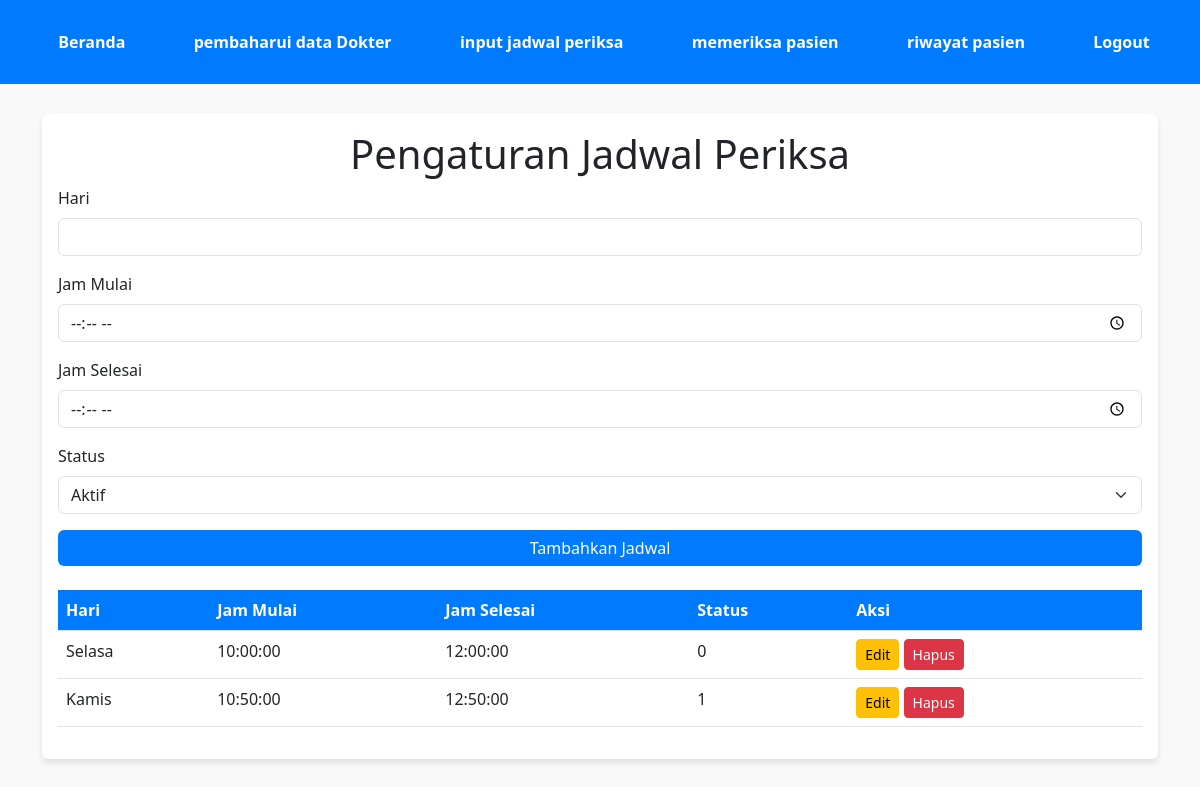
The page /BK/admin_sistem/jadwalPeriksa.php (signed in) on the database its author committed.
### tables this page shows
CREATE TABLE `jadwal_periksa` (
  `id` int(10) UNSIGNED NOT NULL,
  `id_dokter` int(10) UNSIGNED NOT NULL,
  `hari` enum('Senin','Selasa','Rabu','Kamis','Jumat','Sabtu') NOT NULL,
  `jam_mulai` time NOT NULL,
  `jam_selesai` time NOT NULL,
  `statues` tinyint(1) NOT NULL
);

### BK/admin_sistem/jadwalPeriksa.php (the view, shortened to what this page needs)
<?php
require_once 'db.php';
$nama = $_SESSION['nama'];
$stmt = $pdo->prepare("SELECT id FROM dokter WHERE nama = ?");
$stmt->execute([$nama]);
$dokter = $stmt->fetch(PDO::FETCH_ASSOC);
$id_dokter = $dokter['id'];
function getSchedules($pdo, $id_dokter) {
    try {
        $stmt = $pdo->prepare("SELECT * FROM jadwal_periksa WHERE id_dokter = ? ORDER BY hari, jam_mulai");
        $stmt->execute([$id_dokter]);
        return $stmt->fetchAll(PDO::FETCH_ASSOC);
    } catch (PDOException $e) {
        return [];
    }
}
$schedules = getSchedules($pdo, $id_dokter);
$editSchedule = null;
?>
<!DOCTYPE html>
<html lang="id">
<head>
    <link href="https://cdn.jsdelivr.net/npm/bootstrap@5.3.0-alpha1/dist/css/bootstrap.min.css" rel="stylesheet">
</head>
<body>
<nav class="navbar navbar-expand-lg navbar-dark">
    <a href="dashbordDokter.php"><i class="fa fa-home" aria-hidden="true"></i>Beranda</a>
    <a href="updateDokter.php"><i class="fas fa-user-md"></i> pembaharui data Dokter</a>
    <a href="jadwalPeriksa.php"><i class="fas fa-user-injured"></i> input jadwal periksa</a>
    <a href="catatan_kesehatan.php"><i class="fas fa-hospital"></i> memeriksa pasien</a>
    <a href="riwayatPeriksa.php"><i class="fas fa-pills"></i> riwayat pasien</a>
    <a href="logout.php"><i class="fas fa-sign-out-alt"></i> Logout</a>
</nav>
<div class="container">
    <div class="card">
        <div class="card-body">
            <h1 class="text-center">Pengaturan Jadwal Periksa</h1>
            <form method="POST" action="">
                <div class="mb-3">
                    <label for="hari" class="form-label">Hari</label>
                    <input type="text" id="hari" name="hari" class="form-control" value="<?= $editSchedule['hari'] ?? ''; ?>" required>
                </div>
                <div class="mb-3">
                    <label for="jam_mulai" class="form-label">Jam Mulai</label>
                    <input type="time" id="jam_mulai" name="jam_mulai" class="form-control" value="<?= $editSchedule['jam_mulai'] ?? ''; ?>" required>
                </div>
                <div class="mb-3">
                    <label for="jam_selesai" class="form-label">Jam Selesai</label>
                    <input type="time" id="jam_selesai" name="jam_selesai" class="form-control" value="<?= $editSchedule['jam_selesai'] ?? ''; ?>" required>
                </div>
                <div class="mb-3">
                    <label for="statues" class="form-label">Status</label>
                    <select id="statues" name="statues" class="form-select" required>
                        <option value="1" <?= isset($editSchedule) && $editSchedule['statues'] == 'Aktif' ? 'selected' : ''; ?>>Aktif</option>
                    </select>
                </div>
                <button type="submit" class="btn btn-primary w-100"><?= $editSchedule ? 'Update Jadwal' : 'Tambahkan Jadwal'; ?></button>
            </form>
            <table class="table table-hover mt-4">
                <thead>
                    <tr>
                        <th>Hari</th>
                        <th>Jam Mulai</th>
                        <th>Jam Selesai</th>
                        <th>Status</th>
                        <th>Aksi</th>
                    </tr>
                </thead>
                <tbody>
                    <?php foreach ($schedules as $schedule): ?>
                        <tr>
                            <td><?= htmlspecialchars($schedule['hari']); ?></td>
                            <td><?= htmlspecialchars($schedule['jam_mulai']); ?></td>
                            <td><?= htmlspecialchars($schedule['jam_selesai']); ?></td>
                            <td><?= htmlspecialchars($schedule['statues']); ?></td>
                            <td>
                                <a href="?edit=<?= $schedule['id']; ?>" class="btn btn-sm btn-warning">Edit</a>
                                <form method="POST" action="" style="display:inline;">
                                    <button type="submit" class="btn btn-sm btn-danger">Hapus</button>
                                </form>
                            </td>
                        </tr>
                    <?php endforeach; ?>
                </tbody>
            </table>
        </div>
    </div>
</div>
</body>
</html>

### BK/admin_sistem/jadwalPeriksa.php (style rules this page uses)
body { font-family: 'Segoe UI', Tahoma, Geneva, Verdana, sans-serif; background-color: #f9f9f9; }
.navbar { background-color: #007bff; padding: 20px 20px; display: flex; justify-content: space-around; }
.navbar a { color: white; text-decoration: none; font-weight: bold; padding: 10px 20px; border-radius: 20px; transition: background-color 0.3s ease; display: flex; align-items: center; }
.container { margin-top: 30px; }
.card { border: none; box-shadow: 0 4px 6px rgba(0, 0, 0, 0.1); }
.table th { background-color: #007BFF; color: white; }
.btn-primary { background-color: #007BFF; border: none; }

### rows shown on the page
jadwal_periksa: hari "Selasa", jam_mulai "10:00:00", jam_selesai "12:00:00", statues "0"
jadwal_periksa: hari "Kamis", jam_mulai "10:50:00", jam_selesai "12:50:00", statues "1"
